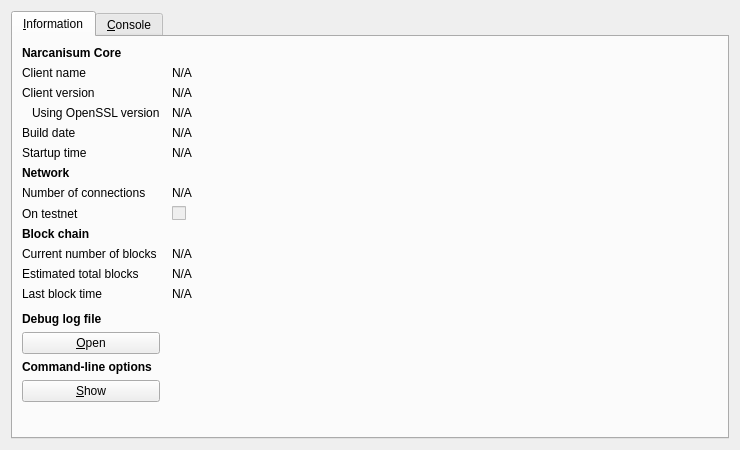
<?xml version="1.0" encoding="UTF-8"?>
<ui version="4.0">
 <class>RPCConsole</class>
 <widget class="QDialog" name="RPCConsole">
  <property name="geometry">
   <rect>
    <x>0</x>
    <y>0</y>
    <width>740</width>
    <height>450</height>
   </rect>
  </property>
  <property name="windowTitle">
   <string>Narcanisum - Debug window</string>
  </property>
  <layout class="QVBoxLayout" name="verticalLayout_2">
   <item>
    <widget class="QTabWidget" name="tabWidget">
     <property name="currentIndex">
      <number>0</number>
     </property>
     <widget class="QWidget" name="tab_info">
      <attribute name="title">
       <string>&amp;Information</string>
      </attribute>
      <layout class="QGridLayout" name="gridLayout" columnstretch="0,1">
       <property name="horizontalSpacing">
        <number>12</number>
       </property>
       <item row="0" column="0">
        <widget class="QLabel" name="label_9">
         <property name="font">
          <font>
           <weight>75</weight>
           <bold>true</bold>
          </font>
         </property>
         <property name="text">
          <string>Narcanisum Core</string>
         </property>
        </widget>
       </item>
       <item row="1" column="0">
        <widget class="QLabel" name="label_5">
         <property name="text">
          <string>Client name</string>
         </property>
        </widget>
       </item>
       <item row="1" column="1">
        <widget class="QLabel" name="clientName">
         <property name="cursor">
          <cursorShape>IBeamCursor</cursorShape>
         </property>
         <property name="text">
          <string>N/A</string>
         </property>
         <property name="textFormat">
          <enum>Qt::PlainText</enum>
         </property>
         <property name="textInteractionFlags">
          <set>Qt::LinksAccessibleByMouse|Qt::TextSelectableByKeyboard|Qt::TextSelectableByMouse</set>
         </property>
        </widget>
       </item>
       <item row="2" column="0">
        <widget class="QLabel" name="label_6">
         <property name="text">
          <string>Client version</string>
         </property>
        </widget>
       </item>
       <item row="2" column="1">
        <widget class="QLabel" name="clientVersion">
         <property name="cursor">
          <cursorShape>IBeamCursor</cursorShape>
         </property>
         <property name="text">
          <string>N/A</string>
         </property>
         <property name="textFormat">
          <enum>Qt::PlainText</enum>
         </property>
         <property name="textInteractionFlags">
          <set>Qt::LinksAccessibleByMouse|Qt::TextSelectableByKeyboard|Qt::TextSelectableByMouse</set>
         </property>
        </widget>
       </item>
       <item row="3" column="0">
        <widget class="QLabel" name="label_14">
         <property name="text">
          <string>Using OpenSSL version</string>
         </property>
         <property name="indent">
          <number>10</number>
         </property>
        </widget>
       </item>
       <item row="3" column="1">
        <widget class="QLabel" name="openSSLVersion">
         <property name="cursor">
          <cursorShape>IBeamCursor</cursorShape>
         </property>
         <property name="text">
          <string>N/A</string>
         </property>
         <property name="textFormat">
          <enum>Qt::PlainText</enum>
         </property>
         <property name="textInteractionFlags">
          <set>Qt::LinksAccessibleByMouse|Qt::TextSelectableByKeyboard|Qt::TextSelectableByMouse</set>
         </property>
        </widget>
       </item>
       <item row="4" column="0">
        <widget class="QLabel" name="label_12">
         <property name="text">
          <string>Build date</string>
         </property>
        </widget>
       </item>
       <item row="4" column="1">
        <widget class="QLabel" name="buildDate">
         <property name="cursor">
          <cursorShape>IBeamCursor</cursorShape>
         </property>
         <property name="text">
          <string>N/A</string>
         </property>
         <property name="textFormat">
          <enum>Qt::PlainText</enum>
         </property>
         <property name="textInteractionFlags">
          <set>Qt::LinksAccessibleByMouse|Qt::TextSelectableByKeyboard|Qt::TextSelectableByMouse</set>
         </property>
        </widget>
       </item>
       <item row="5" column="0">
        <widget class="QLabel" name="label_13">
         <property name="text">
          <string>Startup time</string>
         </property>
        </widget>
       </item>
       <item row="5" column="1">
        <widget class="QLabel" name="startupTime">
         <property name="cursor">
          <cursorShape>IBeamCursor</cursorShape>
         </property>
         <property name="text">
          <string>N/A</string>
         </property>
         <property name="textFormat">
          <enum>Qt::PlainText</enum>
         </property>
         <property name="textInteractionFlags">
          <set>Qt::LinksAccessibleByMouse|Qt::TextSelectableByKeyboard|Qt::TextSelectableByMouse</set>
         </property>
        </widget>
       </item>
       <item row="6" column="0">
        <widget class="QLabel" name="label_11">
         <property name="font">
          <font>
           <weight>75</weight>
           <bold>true</bold>
          </font>
         </property>
         <property name="text">
          <string>Network</string>
         </property>
        </widget>
       </item>
       <item row="7" column="0">
        <widget class="QLabel" name="label_7">
         <property name="text">
          <string>Number of connections</string>
         </property>
        </widget>
       </item>
       <item row="7" column="1">
        <widget class="QLabel" name="numberOfConnections">
         <property name="cursor">
          <cursorShape>IBeamCursor</cursorShape>
         </property>
         <property name="text">
          <string>N/A</string>
         </property>
         <property name="textFormat">
          <enum>Qt::PlainText</enum>
         </property>
         <property name="textInteractionFlags">
          <set>Qt::LinksAccessibleByMouse|Qt::TextSelectableByKeyboard|Qt::TextSelectableByMouse</set>
         </property>
        </widget>
       </item>
       <item row="8" column="0">
        <widget class="QLabel" name="label_8">
         <property name="text">
          <string>On testnet</string>
         </property>
        </widget>
       </item>
       <item row="8" column="1">
        <widget class="QCheckBox" name="isTestNet">
         <property name="enabled">
          <bool>false</bool>
         </property>
         <property name="text">
          <string/>
         </property>
        </widget>
       </item>
       <item row="9" column="0">
        <widget class="QLabel" name="label_10">
         <property name="font">
          <font>
           <weight>75</weight>
           <bold>true</bold>
          </font>
         </property>
         <property name="text">
          <string>Block chain</string>
         </property>
        </widget>
       </item>
       <item row="10" column="0">
        <widget class="QLabel" name="label_3">
         <property name="text">
          <string>Current number of blocks</string>
         </property>
        </widget>
       </item>
       <item row="10" column="1">
        <widget class="QLabel" name="numberOfBlocks">
         <property name="cursor">
          <cursorShape>IBeamCursor</cursorShape>
         </property>
         <property name="text">
          <string>N/A</string>
         </property>
         <property name="textFormat">
          <enum>Qt::PlainText</enum>
         </property>
         <property name="textInteractionFlags">
          <set>Qt::LinksAccessibleByMouse|Qt::TextSelectableByKeyboard|Qt::TextSelectableByMouse</set>
         </property>
        </widget>
       </item>
       <item row="11" column="0">
        <widget class="QLabel" name="label_4">
         <property name="text">
          <string>Estimated total blocks</string>
         </property>
        </widget>
       </item>
       <item row="11" column="1">
        <widget class="QLabel" name="totalBlocks">
         <property name="cursor">
          <cursorShape>IBeamCursor</cursorShape>
         </property>
         <property name="text">
          <string>N/A</string>
         </property>
         <property name="textFormat">
          <enum>Qt::PlainText</enum>
         </property>
         <property name="textInteractionFlags">
          <set>Qt::LinksAccessibleByMouse|Qt::TextSelectableByKeyboard|Qt::TextSelectableByMouse</set>
         </property>
        </widget>
       </item>
       <item row="12" column="0">
        <widget class="QLabel" name="label_2">
         <property name="text">
          <string>Last block time</string>
         </property>
        </widget>
       </item>
       <item row="12" column="1">
        <widget class="QLabel" name="lastBlockTime">
         <property name="cursor">
          <cursorShape>IBeamCursor</cursorShape>
         </property>
         <property name="text">
          <string>N/A</string>
         </property>
         <property name="textFormat">
          <enum>Qt::PlainText</enum>
         </property>
         <property name="textInteractionFlags">
          <set>Qt::LinksAccessibleByMouse|Qt::TextSelectableByKeyboard|Qt::TextSelectableByMouse</set>
         </property>
        </widget>
       </item>
       <item row="13" column="0">
        <spacer name="verticalSpacer_2">
         <property name="orientation">
          <enum>Qt::Vertical</enum>
         </property>
         <property name="sizeHint" stdset="0">
          <size>
           <width>20</width>
           <height>20</height>
          </size>
         </property>
        </spacer>
       </item>
       <item row="14" column="0">
        <widget class="QLabel" name="labelDebugLogfile">
         <property name="font">
          <font>
           <weight>75</weight>
           <bold>true</bold>
          </font>
         </property>
         <property name="text">
          <string>Debug log file</string>
         </property>
        </widget>
       </item>
       <item row="15" column="0">
        <widget class="QPushButton" name="openDebugLogfileButton">
         <property name="toolTip">
          <string>Open the Narcanisum debug log file from the current data directory. This can take a few seconds for large log files.</string>
         </property>
         <property name="text">
          <string>&amp;Open</string>
         </property>
         <property name="autoDefault">
          <bool>false</bool>
         </property>
        </widget>
       </item>
       <item row="16" column="0">
        <widget class="QLabel" name="labelCLOptions">
         <property name="font">
          <font>
           <weight>75</weight>
           <bold>true</bold>
          </font>
         </property>
         <property name="text">
          <string>Command-line options</string>
         </property>
        </widget>
       </item>
       <item row="17" column="0">
        <widget class="QPushButton" name="showCLOptionsButton">
         <property name="toolTip">
          <string>Show the Narcanisum-Qt help message to get a list with possible Narcanisum command-line options.</string>
         </property>
         <property name="text">
          <string>&amp;Show</string>
         </property>
         <property name="autoDefault">
          <bool>false</bool>
         </property>
        </widget>
       </item>
       <item row="18" column="0">
        <spacer name="verticalSpacer">
         <property name="orientation">
          <enum>Qt::Vertical</enum>
         </property>
         <property name="sizeHint" stdset="0">
          <size>
           <width>20</width>
           <height>40</height>
          </size>
         </property>
        </spacer>
       </item>
      </layout>
     </widget>
     <widget class="QWidget" name="tab_console">
      <attribute name="title">
       <string>&amp;Console</string>
      </attribute>
      <layout class="QVBoxLayout" name="verticalLayout_3">
       <property name="spacing">
        <number>3</number>
       </property>
       <item>
        <widget class="QTextEdit" name="messagesWidget">
         <property name="minimumSize">
          <size>
           <width>0</width>
           <height>100</height>
          </size>
         </property>
         <property name="readOnly">
          <bool>true</bool>
         </property>
         <property name="tabKeyNavigation" stdset="0">
          <bool>false</bool>
         </property>
         <property name="columnCount" stdset="0">
          <number>2</number>
         </property>
        </widget>
       </item>
       <item>
        <layout class="QHBoxLayout" name="horizontalLayout">
         <property name="spacing">
          <number>3</number>
         </property>
         <item>
          <widget class="QLabel" name="label">
           <property name="text">
            <string notr="true">&gt;</string>
           </property>
          </widget>
         </item>
         <item>
          <widget class="QLineEdit" name="lineEdit"/>
         </item>
         <item>
          <widget class="QPushButton" name="clearButton">
           <property name="maximumSize">
            <size>
             <width>24</width>
             <height>24</height>
            </size>
           </property>
           <property name="toolTip">
            <string>Clear console</string>
           </property>
           <property name="text">
            <string/>
           </property>
           <property name="icon">
            <iconset resource="../bitcoin.qrc">
             <normaloff>:/icons/remove</normaloff>:/icons/remove</iconset>
           </property>
           <property name="shortcut">
            <string notr="true">Ctrl+L</string>
           </property>
           <property name="autoDefault">
            <bool>false</bool>
           </property>
          </widget>
         </item>
        </layout>
       </item>
      </layout>
     </widget>
    </widget>
   </item>
  </layout>
 </widget>
 <resources>
  <include location="../bitcoin.qrc"/>
 </resources>
 <connections/>
</ui>
